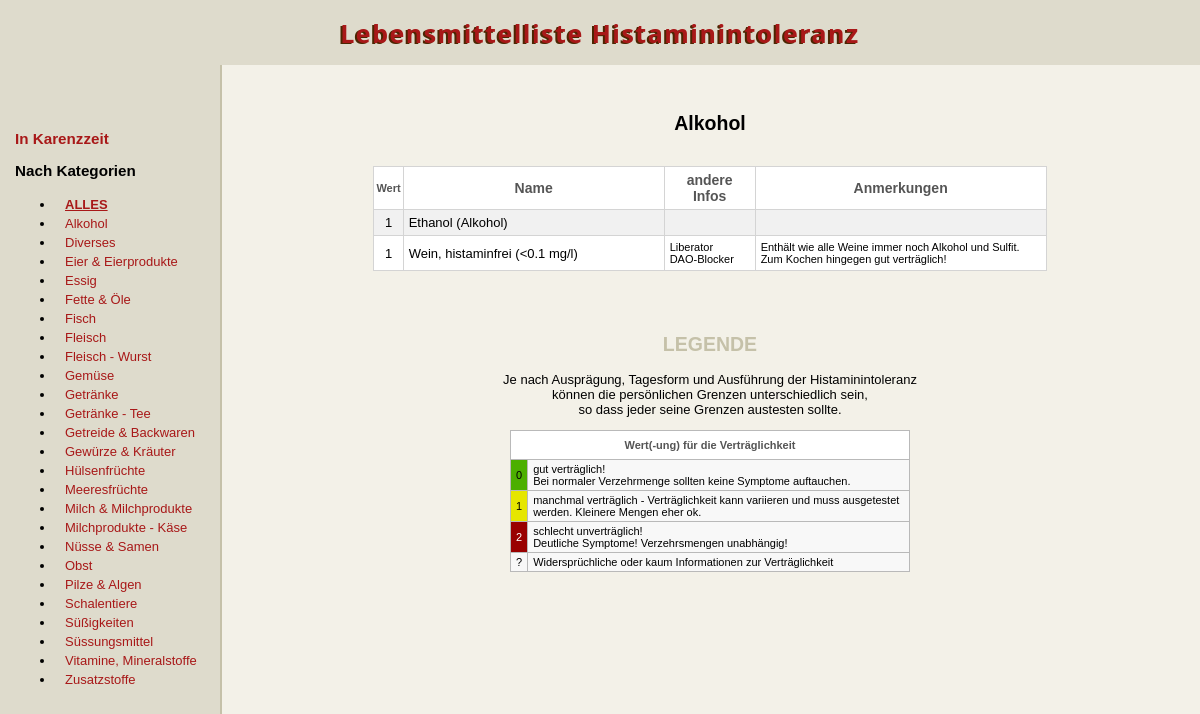
The page /ZEUG/list_green.php?katid=1 on the database its author committed.
### tables this page shows
CREATE TABLE `kategorie` (
  `KatID` int(3) NOT NULL,
  `KatName` varchar(100) NOT NULL
);

CREATE TABLE `lebensmittel` (
  `eigene_wertung` varchar(5) NOT NULL,
  `histamin_uv` varchar(5) NOT NULL,
  `karenz` varchar(5) NOT NULL,
  `name` varchar(255) NOT NULL,
  `e-nummer` varchar(50) NOT NULL,
  `kat_id` int(5) NOT NULL,
  `notizen` varchar(255) NOT NULL,
  `histamin` varchar(50) NOT NULL,
  `biogene_amine` varchar(5) NOT NULL,
  `liberator` varchar(5) NOT NULL,
  `blocker` varchar(5) NOT NULL,
  `histamin_gehalt` varchar(255) NOT NULL
);

### ZEUG/list_green.php (the view, shortened to what this page needs)
<?php
require_once ("connect.php");
$uv_color = "";
$katid = "";
if(isset($_GET["katid"])) {$katid = $_GET["katid"];}
if($katid=="karenz") {
	$page_title = 'Während der Karenzphase';
}
elseif ($katid=="") {
	$page_title = 'Gesamte Liste (ohne Zusatzstoffe) ';
}
elseif ($katid != "") {
	$sql_get_kat_title =
			'SELECT *
			 FROM kategorie
			 WHERE katid LIKE "'.$katid.'" ';
	$result_get_kat_title = mysqli_query($connect_hit, $sql_get_kat_title);
	$row_kat_title = mysqli_fetch_assoc($result_get_kat_title);
	$page_title = $row_kat_title['KatName'];
}
$table_all = '<table class="list1" style="margin:auto;">
				  <tr>
					<th style="width:10px;font-size:11px;font-weight:700;padding:2px;" >Wert</th>
					<th style="width:250px;font-size:14px;font-weight:700;" >Name</th>
					<th style="width:30px;font-size:14px;font-weight:700;" >E-Nr</th>
					<th style="width:130px;font-size:14px;font-weight:700;" >Kategorie</th>
					<th style="width:80px;font-size:14px;font-weight:700;" >andere Infos</th>
					<th style="width:250px;font-size:14px;font-weight:700;" >Anmerkungen</th>
				  </tr>';
$table_kat = '<table class="list1" style="margin:auto;">
				  <tr>
					<th style="width:10px;font-size:11px;font-weight:700;padding:2px;" >Wert</th>
					<th style="width:250px;font-size:14px;font-weight:700;" >Name</th>
					<th style="width:80px;font-size:14px;font-weight:700;" >andere Infos</th>
					<th style="width:280px;font-size:14px;font-weight:700;" >Anmerkungen</th>
				  </tr>';
$table_zusatz = '<table class="list1" style="margin:auto;">
				  <tr>
					<th style="width:10px;font-size:11px;font-weight:700;padding:2px;" >Wert</th>
					<th style="width:290px;font-size:14px;font-weight:700;" >Name</th>
					<th style="width:30px;font-size:14px;font-weight:700;" >E-Nr</th>
					<th style="width:80px;font-size:14px;font-weight:700;" >andere Infos</th>
					<th style="width:300px;font-size:14px;font-weight:700;" >Anmerkungen</th>
				  </tr>';
$table_karenz = '<table class="list1" style="margin:auto;">
				  <tr>
					<th style="width:10px;font-size:11px;font-weight:700;padding:2px;" >Wert</th>
					<th style="width:250px;font-size:14px;font-weight:700;" >Name</th>
					<th style="width:130px;font-size:14px;font-weight:700;" >Kategorie</th>
					<th style="width:80px;font-size:14px;font-weight:700;" >andere Infos</th>
					<th style="width:250px;font-size:14px;font-weight:700;" >Anmerkungen</th>
				  </tr>';
$sql_get_kat_list =
	'SELECT *
	FROM kategorie';
$result_get_kat_list = mysqli_query($connect_hit, $sql_get_kat_list);
$kat_list = '<li> <a href="./list_green.php" style="font-weight:900;"> <u>ALLES</u> </a> </li>';
while($row_kat_list = mysqli_fetch_array($result_get_kat_list)) {
	$kat_list.= '<li> <a href="./list_green.php?katid='.$row_kat_list['KatID'].'">'.$row_kat_list['KatName'].'</a> </li>';
	}
if($katid == "") {
	$sql_get_infos_all =
	'SELECT *
	 FROM lebensmittel
	 WHERE kat_id NOT LIKE "26" AND ( histamin_uv LIKE "0" OR histamin_uv LIKE "1" )
	 ORDER BY `name` ASC';
	$result_get_list_all = mysqli_query($connect_hit, $sql_get_infos_all);
	while($row_all = mysqli_fetch_assoc($result_get_list_all)) {
		$info = "";
		 if (isset($row_all["biogene_amine"]) AND $row_all["biogene_amine"] == "1") { $info .= "Biogene-Amine <br>";}
		 if (isset($row_all["liberator"]) AND $row_all["liberator"] == "1") { $info .= "Liberator <br>";}
		 if (isset($row_all["blocker"]) AND $row_all["blocker"] == "1") { $info .= "DAO-Blocker <br>";}
		 if (isset($row_all["histamin"]) AND $row_all["histamin"] == "1") { $info .= "Histaminhaltig <br>"; }
		$sql_get_kategorie =
			'SELECT *
			 FROM kategorie
			 WHERE katid LIKE "'.$row_all["kat_id"].'" ';
			$result_get_kategorie = mysqli_query($connect_hit, $sql_get_kategorie);
			$row_kat = mysqli_fetch_assoc($result_get_kategorie);
		switch($row_all["histamin_uv"]) {
			case "0": $uv_color ="class='wert_bg_green'"; break;
			case "1": $uv_color ="class='wert_bg_orange'"; break;
			case "2": $uv_color ="class='wert_bg_red'"; break;
			default: $uv_color =""; break;
		}
		 $table_all.= '	<tr>
							<td '.$uv_color.'> '.$row_all["histamin_uv"].' </td>
							<td style="text-align:left;"  > '.$row_all["name"].' </td>
							<td> '.$row_all["e-nummer"].' </td>
							<td > '.$row_kat['KatName'].' </td>
							<td style="font-size:11px;text-align:left;"> '.$info.' </td>
							<td style="font-size:11px;text-align:left;"> '.$row_all["notizen"].' </td>
						</tr>';
	}
	$table_all.= '</table>';
}
else {
	$sql_get_infos_katinfo =
	'SELECT *
	 FROM lebensmittel
	 WHERE kat_id = "'.$katid.'"  AND ( histamin_uv LIKE "0" OR histamin_uv LIKE "1" )';
	 $result_get_list_katinfo = mysqli_query($connect_hit, $sql_get_infos_katinfo);
	while($row_katinfo = mysqli_fetch_assoc($result_get_list_katinfo)) {
		$info = "";
		 if (isset($row_katinfo["liberator"]) AND $row_katinfo["liberator"] == "1") { $info .= "Liberator <br>";}
		 if (isset($row_katinfo["blocker"]) AND $row_katinfo["blocker"] == "1") { $info .= "DAO-Blocker <br>";}
		switch($row_katinfo["histamin_uv"]) {
			case "1": $uv_color ="class='wert_bg_orange'"; break;
		}
		$table_kat.= '	<tr>
							<td '.$uv_color.'> '.$row_katinfo["histamin_uv"].' </td>
							<td style="text-align:left;"  > '.$row_katinfo["name"].' </td>
							<td style="font-size:11px;text-align:left;"> '.$info.' </td>
							<td style="font-size:11px;text-align:left;"> '.$row_katinfo["notizen"].' </td>
						</tr>';
	}
	$table_kat.= '</table>';
}
?><!DOCTYPE html>
<html lang="en-US">
<head>
		<link rel="stylesheet" href="./style.css">
</head>
<body>
<div id='wrapper'>
	<div id='top'>
		<div id='toptext'>
			Lebensmittelliste Histaminintoleranz
		</div>
	</div>
		<div id="sidenav" >
			<div id="sidenavinner">
				<h3 class="left" style="white-space: nowrap;"> <a href="./list.php?katid=karenz" style="margin:0;padding:0;" >In Karenzzeit</a> </h3>
				<h3 class="left" style="white-space: nowrap;"> Nach Kategorien </h3>
					<ul>
						<?php echo $kat_list; ?>
					</ul>
			</div>
		</div>
	<div class='w3-main' id='belowtopnav' style='margin-left:220px;'>
		<div>
			<div id='main' >
				<br>
				<h2><?php if (isset($page_title)) {echo $page_title;} ?></h2>
				<br>
				<?php
				if ($katid == "") {echo $table_all;}
				elseif ($katid == "26") {echo $table_zusatz;}
				elseif($katid == "karenz") {echo $table_karenz;}
				else  {echo $table_kat;}
				?>
				<br>
				<br>
				<br>
				<h2 style="color:#c5c1a9;">LEGENDE</h2>
				<p > Je nach Ausprägung, Tagesform und Ausführung der Histaminintoleranz
				<br>können die persönlichen Grenzen unterschiedlich sein, <br>
				so dass jeder seine Grenzen austesten sollte.
				</p>
				<table class="list2" style="margin:auto;">
					<tr>
					 <td colspan="2"> Wert(-ung) für die Verträglichkeit</td>
					</tr>
					<tr>
					 <td style='background-color:#4caf00;font-weight:500;padding: 0px 3px;'> 0 </td>
					 <td style="text-align:left;" > gut verträglich! <br> Bei normaler Verzehrmenge sollten keine Symptome auftauchen.</td>
					</tr>
					<tr>
					 <td style='background-color:#e6e600;font-weight:500;'> 1 </td>
					 <td style="text-align:left;" > manchmal verträglich - Verträglichkeit kann variieren und muss ausgetestet werden. Kleinere Mengen eher ok. </td>
					</tr>
					<tr>
					 <td style='background-color:#990000;color:#ffffff;font-weight:500;'> 2 </td>
					 <td style="text-align:left;" > schlecht unverträglich!  <br> Deutliche Symptome!  Verzehrsmengen unabhängig!</td>
					</tr>
					<tr>
					 <td>?</td>
					 <td style="text-align:left;" > Widersprüchliche oder kaum Informationen zur Verträglichkeit </td>
					</tr>
				</table>
				<br>
			</div>
		</div>
	</div>
</div>
</body>
</html>

### style.css (style rules this page uses)
a ,a:visited { color:#a81818; }
html { background-color: #f1f1f1; min-height: 100%; height: 100%; font-family: Arial,sans-serif; font-size:13px; }
body { margin:0; padding:0; height: 100%; min-height: 100%; }
#wrapper { position:relative; min-height: 100%; background-color: #f3f1e8; background-position: center; background-repeat: no-repeat; background-size: cover; background-attachment: fixed; }
#top { position:relative; background-color:#ffffff; height:65px; line-height:50px; overflow:hidden; z-index:2; background-color:#dedbcc; background-position: center; background-repeat: no-repeat; background-size: cover; font-family: "Segoe UI",Arial,sans-serif; }
#belowtopnav { min-height: 400px; }
#sidenav { z-index:1; position:absolute; top:0; height:100%; width:220px; border-right:2px solid #c5c1a9; background-color:#dedbcc; }
#sidenavinner { padding-top:115px; padding-left:15px; background-color:transparent; width:200px; overflow-y:auto; overflow-x:hidden; }
#toptext { padding-top:8px; text-align:center; letter-spacing: 1.5px; font-size:25px; color:#a81818; text-shadow: -2px 1px #4b2602; font-weight: 700; }
#sidenavinner a { display:inline-block; padding:2px 10px; text-decoration:none; }
#main { padding:16px;transition:margin-left 0s;text-align:center; }
table.list1 { border-collapse:collapse; min-width:600px; max-width: 1000px; }
table.list1 tr:nth-child(even) { background-color:#F1F1F1; }
table.list1 tr:nth-child(odd) { background-color:#ffffff; }
table.list1 th { height:32px; background-repeat:no-repeat; background-position:center center; border:1px solid #d4d4d4; background-color:#ffffff; font-weight:normal; color:#555555; padding:5px; vertical-align:middle; }
table.list1 td { border:1px solid #d4d4d4; text-align:center; padding:5px; vertical-align:middle; }
table.list2 { border-collapse:collapse; background-color:#F8F8F8; font-size:11px; width: 400px; vertical-align:middle; }
table.list2 tr:nth-child(1) td { background-color:#ffffff; color:#555555; padding:8px; font-weight:700; }
table.list2 td { border:1px solid #b9b9b9; text-align:center; padding:3px 5px; vertical-align:middle; }

### rows shown on the page
kategorie: KatName "Alkohol"
kategorie: KatName "Diverses"
kategorie: KatName "Eier & Eierprodukte"
kategorie: KatName "Essig"
kategorie: KatName "Fette & Öle"
kategorie: KatName "Fisch"
kategorie: KatName "Fleisch"
kategorie: KatName "Fleisch - Wurst"
kategorie: KatName "Gemüse"
kategorie: KatName "Getränke"
kategorie: KatName "Getränke - Tee"
kategorie: KatName "Getreide & Backwaren"
kategorie: KatName "Gewürze & Kräuter"
kategorie: KatName "Hülsenfrüchte"
kategorie: KatName "Meeresfrüchte"
kategorie: KatName "Milch & Milchprodukte"
kategorie: KatName "Milchprodukte - Käse"
kategorie: KatName "Nüsse & Samen"
kategorie: KatName "Obst"
kategorie: KatName "Pilze & Algen"
kategorie: KatName "Schalentiere"
kategorie: KatName "Süßigkeiten"
kategorie: KatName "Süssungsmittel"
kategorie: KatName "Vitamine, Mineralstoffe"
kategorie: KatName "Zusatzstoffe"
lebensmittel: histamin_uv "1", name "Ethanol (Alkohol)"
lebensmittel: histamin_uv "1", name "Wein, histaminfrei (<0.1 mg/l)", notizen "Enthält wie alle Weine immer noch Alkohol und Sulfit. Zum Kochen hingegen gut verträglich!"
